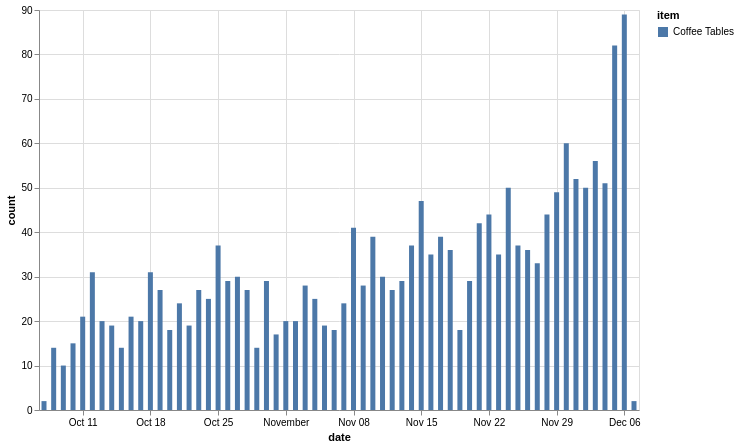

Write the Vega-Lite specification saved for this chart.
### Vega-Lite specification from a JSON file in a GitHub repository (floating-point values rounded to 4 significant figures)
{"config": {"view": {"continuousWidth": 400, "continuousHeight": 300}}, "data": {"name": "data-e73b1ec3950a591d3a46c3de822fa42c"}, "mark": "bar", "encoding": {"color": {"type": "nominal", "field": "item"}, "x": {"type": "temporal", "field": "date"}, "y": {"type": "quantitative", "field": "count"}}, "height": 400, "width": 600, "$schema": "https://vega.github.io/schema/vega-lite/v4.8.1.json", "datasets": {"data-e73b1ec3950a591d3a46c3de822fa42c": [{"item": "Coffee Tables", "date": "2020-10-07", "count": 2}, {"item": "Coffee Tables", "date": "2020-10-08", "count": 14}, {"item": "Coffee Tables", "date": "2020-10-09", "count": 10}, {"item": "Coffee Tables", "date": "2020-10-10", "count": 15}, {"item": "Coffee Tables", "date": "2020-10-11", "count": 21}, {"item": "Coffee Tables", "date": "2020-10-12", "count": 31}, {"item": "Coffee Tables", "date": "2020-10-13", "count": 20}, {"item": "Coffee Tables", "date": "2020-10-14", "count": 19}, {"item": "Coffee Tables", "date": "2020-10-15", "count": 14}, {"item": "Coffee Tables", "date": "2020-10-16", "count": 21}, {"item": "Coffee Tables", "date": "2020-10-17", "count": 20}, {"item": "Coffee Tables", "date": "2020-10-18", "count": 31}, {"item": "Coffee Tables", "date": "2020-10-19", "count": 27}, {"item": "Coffee Tables", "date": "2020-10-20", "count": 18}, {"item": "Coffee Tables", "date": "2020-10-21", "count": 24}, {"item": "Coffee Tables", "date": "2020-10-22", "count": 19}, {"item": "Coffee Tables", "date": "2020-10-23", "count": 27}, {"item": "Coffee Tables", "date": "2020-10-24", "count": 25}, {"item": "Coffee Tables", "date": "2020-10-25", "count": 37}, {"item": "Coffee Tables", "date": "2020-10-26", "count": 29}, {"item": "Coffee Tables", "date": "2020-10-27", "count": 30}, {"item": "Coffee Tables", "date": "2020-10-28", "count": 27}, {"item": "Coffee Tables", "date": "2020-10-29", "count": 14}, {"item": "Coffee Tables", "date": "2020-10-30", "count": 29}, {"item": "Coffee Tables", "date": "2020-10-31", "count": 17}, {"item": "Coffee Tables", "date": "2020-11-01", "count": 20}, {"item": "Coffee Tables", "date": "2020-11-02", "count": 20}, {"item": "Coffee Tables", "date": "2020-11-03", "count": 28}, {"item": "Coffee Tables", "date": "2020-11-04", "count": 25}, {"item": "Coffee Tables", "date": "2020-11-05", "count": 19}, {"item": "Coffee Tables", "date": "2020-11-06", "count": 18}, {"item": "Coffee Tables", "date": "2020-11-07", "count": 24}, {"item": "Coffee Tables", "date": "2020-11-08", "count": 41}, {"item": "Coffee Tables", "date": "2020-11-09", "count": 28}, {"item": "Coffee Tables", "date": "2020-11-10", "count": 39}, {"item": "Coffee Tables", "date": "2020-11-11", "count": 30}, {"item": "Coffee Tables", "date": "2020-11-12", "count": 27}, {"item": "Coffee Tables", "date": "2020-11-13", "count": 29}, {"item": "Coffee Tables", "date": "2020-11-14", "count": 37}, {"item": "Coffee Tables", "date": "2020-11-15", "count": 47}, {"item": "Coffee Tables", "date": "2020-11-16", "count": 35}, {"item": "Coffee Tables", "date": "2020-11-17", "count": 39}, {"item": "Coffee Tables", "date": "2020-11-18", "count": 36}, {"item": "Coffee Tables", "date": "2020-11-19", "count": 18}, {"item": "Coffee Tables", "date": "2020-11-20", "count": 29}, {"item": "Coffee Tables", "date": "2020-11-21", "count": 42}, {"item": "Coffee Tables", "date": "2020-11-22", "count": 44}, {"item": "Coffee Tables", "date": "2020-11-23", "count": 35}, {"item": "Coffee Tables", "date": "2020-11-24", "count": 50}, {"item": "Coffee Tables", "date": "2020-11-25", "count": 37}, {"item": "Coffee Tables", "date": "2020-11-26", "count": 36}, {"item": "Coffee Tables", "date": "2020-11-27", "count": 33}, {"item": "Coffee Tables", "date": "2020-11-28", "count": 44}, {"item": "Coffee Tables", "date": "2020-11-29", "count": 49}, {"item": "Coffee Tables", "date": "2020-11-30", "count": 60}, {"item": "Coffee Tables", "date": "2020-12-01", "count": 52}, {"item": "Coffee Tables", "date": "2020-12-02", "count": 50}, {"item": "Coffee Tables", "date": "2020-12-03", "count": 56}, {"item": "Coffee Tables", "date": "2020-12-04", "count": 51}, {"item": "Coffee Tables", "date": "2020-12-05", "count": 82}, {"item": "Coffee Tables", "date": "2020-12-06", "count": 89}, {"item": "Coffee Tables", "date": "2020-12-07", "count": 2}]}}
